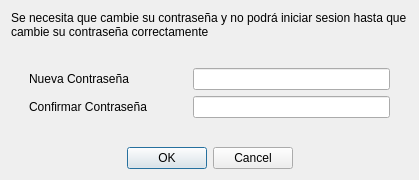
<?xml version="1.0" encoding="UTF-8"?>
<ui version="4.0">
 <class>ui_cambiarPassDialog</class>
 <widget class="QDialog" name="ui_cambiarPassDialog">
  <property name="geometry">
   <rect>
    <x>0</x>
    <y>0</y>
    <width>419</width>
    <height>180</height>
   </rect>
  </property>
  <property name="contextMenuPolicy">
   <enum>Qt::CustomContextMenu</enum>
  </property>
  <property name="windowTitle">
   <string>Cambiar Contraseña</string>
  </property>
  <layout class="QGridLayout" name="gridLayout">
   <item row="0" column="0">
    <widget class="QLabel" name="label_3">
     <property name="text">
      <string>Se necesita que cambie su contraseña y no podrá iniciar sesion hasta que cambie su contraseña correctamente</string>
     </property>
     <property name="wordWrap">
      <bool>true</bool>
     </property>
    </widget>
   </item>
   <item row="2" column="0">
    <layout class="QGridLayout" name="gridLayout_4">
     <item row="0" column="0">
      <layout class="QGridLayout" name="gridLayout_3">
       <item row="0" column="0">
        <spacer name="horizontalSpacer_4">
         <property name="orientation">
          <enum>Qt::Horizontal</enum>
         </property>
         <property name="sizeType">
          <enum>QSizePolicy::Minimum</enum>
         </property>
         <property name="sizeHint" stdset="0">
          <size>
           <width>18</width>
           <height>20</height>
          </size>
         </property>
        </spacer>
       </item>
       <item row="0" column="3">
        <spacer name="horizontalSpacer_3">
         <property name="orientation">
          <enum>Qt::Horizontal</enum>
         </property>
         <property name="sizeType">
          <enum>QSizePolicy::Minimum</enum>
         </property>
         <property name="sizeHint" stdset="0">
          <size>
           <width>18</width>
           <height>20</height>
          </size>
         </property>
        </spacer>
       </item>
       <item row="0" column="2">
        <layout class="QGridLayout" name="gridLayout_2">
         <item row="1" column="1">
          <spacer name="horizontalSpacer_6">
           <property name="orientation">
            <enum>Qt::Horizontal</enum>
           </property>
           <property name="sizeType">
            <enum>QSizePolicy::Minimum</enum>
           </property>
           <property name="sizeHint" stdset="0">
            <size>
             <width>40</width>
             <height>20</height>
            </size>
           </property>
          </spacer>
         </item>
         <item row="0" column="1">
          <spacer name="horizontalSpacer_5">
           <property name="orientation">
            <enum>Qt::Horizontal</enum>
           </property>
           <property name="sizeType">
            <enum>QSizePolicy::Minimum</enum>
           </property>
           <property name="sizeHint" stdset="0">
            <size>
             <width>40</width>
             <height>20</height>
            </size>
           </property>
          </spacer>
         </item>
         <item row="0" column="0">
          <widget class="QLabel" name="label">
           <property name="text">
            <string>Nueva Contraseña</string>
           </property>
          </widget>
         </item>
         <item row="1" column="0">
          <widget class="QLabel" name="label_2">
           <property name="text">
            <string>Confirmar Contraseña</string>
           </property>
          </widget>
         </item>
         <item row="0" column="3">
          <widget class="QLineEdit" name="lineEdit_nuevoPass">
           <property name="echoMode">
            <enum>QLineEdit::PasswordEchoOnEdit</enum>
           </property>
          </widget>
         </item>
         <item row="1" column="3">
          <widget class="QLineEdit" name="lineEdit_confPass">
           <property name="echoMode">
            <enum>QLineEdit::PasswordEchoOnEdit</enum>
           </property>
          </widget>
         </item>
        </layout>
       </item>
      </layout>
     </item>
    </layout>
   </item>
   <item row="4" column="0">
    <widget class="QDialogButtonBox" name="buttonBox">
     <property name="orientation">
      <enum>Qt::Horizontal</enum>
     </property>
     <property name="standardButtons">
      <set>QDialogButtonBox::Cancel|QDialogButtonBox::Ok</set>
     </property>
     <property name="centerButtons">
      <bool>true</bool>
     </property>
    </widget>
   </item>
   <item row="3" column="0">
    <spacer name="verticalSpacer">
     <property name="orientation">
      <enum>Qt::Vertical</enum>
     </property>
     <property name="sizeHint" stdset="0">
      <size>
       <width>20</width>
       <height>40</height>
      </size>
     </property>
    </spacer>
   </item>
   <item row="1" column="0">
    <spacer name="verticalSpacer_2">
     <property name="orientation">
      <enum>Qt::Vertical</enum>
     </property>
     <property name="sizeHint" stdset="0">
      <size>
       <width>20</width>
       <height>40</height>
      </size>
     </property>
    </spacer>
   </item>
  </layout>
 </widget>
 <resources/>
 <connections>
  <connection>
   <sender>buttonBox</sender>
   <signal>accepted()</signal>
   <receiver>ui_cambiarPassDialog</receiver>
   <slot>accept()</slot>
   <hints>
    <hint type="sourcelabel">
     <x>248</x>
     <y>254</y>
    </hint>
    <hint type="destinationlabel">
     <x>157</x>
     <y>274</y>
    </hint>
   </hints>
  </connection>
  <connection>
   <sender>buttonBox</sender>
   <signal>rejected()</signal>
   <receiver>ui_cambiarPassDialog</receiver>
   <slot>reject()</slot>
   <hints>
    <hint type="sourcelabel">
     <x>316</x>
     <y>260</y>
    </hint>
    <hint type="destinationlabel">
     <x>286</x>
     <y>274</y>
    </hint>
   </hints>
  </connection>
 </connections>
</ui>
